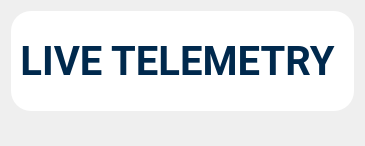
         <widget class="QWidget" name="Page_data">
          <layout class="QVBoxLayout" name="verticalLayout_13">
           <item>
            <widget class="QFrame" name="menu_data">
             <property name="minimumSize">
              <size>
               <width>0</width>
               <height>100</height>
              </size>
             </property>
             <property name="maximumSize">
              <size>
               <width>16777215</width>
               <height>100</height>
              </size>
             </property>
             <property name="styleSheet">
              <string notr="true">background-color: rgb(255, 255, 255);
border-radius: 20px;
color: rgb(0, 41, 77);</string>
             </property>
             <property name="frameShape">
              <enum>QFrame::NoFrame</enum>
             </property>
             <property name="frameShadow">
              <enum>QFrame::Raised</enum>
             </property>
             <layout class="QHBoxLayout" name="horizontalLayout_11">
              <item>
               <widget class="QLabel" name="label_30">
                <property name="minimumSize">
                 <size>
                  <width>0</width>
                  <height>70</height>
                 </size>
                </property>
                <property name="maximumSize">
                 <size>
                  <width>16777215</width>
                  <height>70</height>
                 </size>
                </property>
                <property name="font">
                 <font>
                  <family>Roboto</family>
                  <pointsize>30</pointsize>
                  <weight>75</weight>
                  <bold>true</bold>
                 </font>
                </property>
                <property name="styleSheet">
                 <string notr="true"/>
                </property>
                <property name="text">
                 <string>LIVE TELEMETRY </string>
                </property>
                <property name="alignment">
                 <set>Qt::AlignCenter</set>
                </property>
               </widget>
              </item>
             </layout>
            </widget>
           </item>
           <item>
            <widget class="QFrame" name="data">
             <layout class="QVBoxLayout" name="plotdata"/>
            </widget>
           </item>
          </layout>
         </widget>
